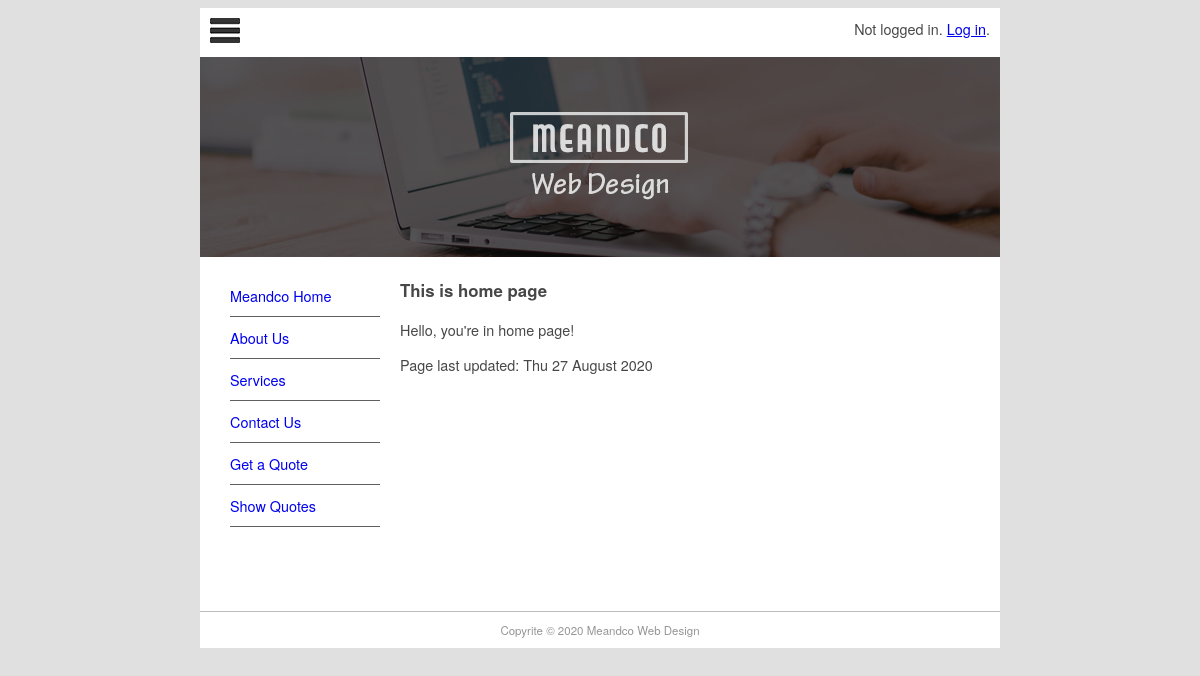
The page / on the database its author committed.
### pages/models.py (models this page shows, shortened)
class Page(models.Model):
    title = models.CharField(max_length=60)
    permalink = models.CharField(max_length=12, unique=True)
    update_date = models.DateTimeField('Last Updated')
    bodytext = models.TextField('Page Count', blank=True)

### pages/views.py (the view)
# urls.py: path('', views.index, {'pagename': ''}, name='home'),
def index(request, pagename):
    pagename = '/' + pagename
    pg = get_object_or_404(Page, permalink=pagename)
    context = {
        'title': pg.title,
        'content': pg.bodytext,
        'last_updated': pg.update_date,
        'page_list': Page.objects.all()
    }
    return render(request, 'pages/page.html', context)

### pages/templates/pages/page.html (shortened to what this page needs)
{% extends "base.html" %}
{% block sidenav %}
    {% for page in page_list %}
    <li>
        <a href="{{ page.permalink }}">{{ page.title }}</a>
    </li>
    {% endfor %}
{% endblock sidenav %}
{% block content %}
    {% autoescape off %}
    {{ content }}
    {% endautoescape %}
    <p>
        Page last updated: {{ last_updated|date:"D d F Y" }}
    </p>
{% endblock content %}

### mfdw_site/static/main.css (style rules this page uses)
body { background-color: #E0E0E0; font-family: Gotham, "Helvetica Neue", Helvetica, Arial, sans-serif; font-size: 0.9em; text-align: justify; color: #474747; }
#nav li { padding-top: 10px; padding-bottom: 10px; font-size: 1em; list-style-type: none; border-bottom: thin solid #5F5F5F; color: #4C4C4C; left: 0px; list-style-position: inside; margin-left: -10px; }
#nav li a { text-decoration: none; }

### rows shown on the page
Page: title "Meandco Home", bodytext "This is home page Hello, you're in home page!", update_date "Thu 27 August 2020"
Page: title "About Us"
Page: title "Services"
